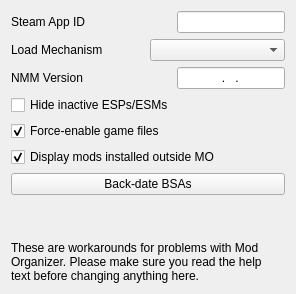
     <widget class="QWidget" name="workaroundTab">
      <attribute name="title">
       <string>Workarounds</string>
      </attribute>
      <layout class="QVBoxLayout" name="verticalLayout_5">
       <item>
        <layout class="QHBoxLayout" name="horizontalLayout_2" stretch="0,0,0">
         <item>
          <widget class="QLabel" name="label_4">
           <property name="text">
            <string>Steam App ID</string>
           </property>
          </widget>
         </item>
         <item>
          <spacer name="horizontalSpacer">
           <property name="orientation">
            <enum>Qt::Horizontal</enum>
           </property>
           <property name="sizeHint" stdset="0">
            <size>
             <width>40</width>
             <height>20</height>
            </size>
           </property>
          </spacer>
         </item>
         <item>
          <widget class="QLineEdit" name="appIDEdit">
           <property name="toolTip">
            <string>The Steam AppID for your game</string>
           </property>
           <property name="whatsThis">
            <string>&lt;!DOCTYPE HTML PUBLIC &quot;-//W3C//DTD HTML 4.0//EN&quot; &quot;http://www.w3.org/TR/REC-html40/strict.dtd&quot;&gt;
&lt;html&gt;&lt;head&gt;&lt;meta name=&quot;qrichtext&quot; content=&quot;1&quot; /&gt;&lt;style type=&quot;text/css&quot;&gt;
p, li { white-space: pre-wrap; }
&lt;/style&gt;&lt;/head&gt;&lt;body style=&quot; font-family:'MS Shell Dlg 2'; font-size:8.25pt; font-weight:400; font-style:normal;&quot;&gt;
&lt;p style=&quot; margin-top:0px; margin-bottom:0px; margin-left:0px; margin-right:0px; -qt-block-indent:0; text-indent:0px;&quot;&gt;&lt;span style=&quot; font-size:8pt;&quot;&gt;The Steam App ID is required to directly start some games. For Skyrim, if this is not set or wrong, the &amp;quot;Mod Organizer&amp;quot; load mechanism may not work properly.&lt;/span&gt;&lt;/p&gt;
&lt;p style=&quot; margin-top:0px; margin-bottom:0px; margin-left:0px; margin-right:0px; -qt-block-indent:0; text-indent:0px;&quot;&gt;&lt;span style=&quot; font-size:8pt;&quot;&gt;The preset for this is the App ID of the &amp;quot;regular&amp;quot; version so in most cases, you should be set.&lt;/span&gt;&lt;/p&gt;
&lt;p style=&quot; margin-top:0px; margin-bottom:0px; margin-left:0px; margin-right:0px; -qt-block-indent:0; text-indent:0px;&quot;&gt;&lt;span style=&quot; font-size:8pt;&quot;&gt;If you think you have a different version (GotY or something), follow these steps to get to the id:&lt;/span&gt;&lt;/p&gt;
&lt;p style=&quot; margin-top:0px; margin-bottom:0px; margin-left:0px; margin-right:0px; -qt-block-indent:0; text-indent:0px;&quot;&gt;&lt;span style=&quot; font-size:8pt;&quot;&gt;1. Navigate to the game library in steam&lt;/span&gt;&lt;/p&gt;
&lt;p style=&quot; margin-top:0px; margin-bottom:0px; margin-left:0px; margin-right:0px; -qt-block-indent:0; text-indent:0px;&quot;&gt;&lt;span style=&quot; font-size:8pt;&quot;&gt;2. right-click on the game you need the id for and choose &lt;/span&gt;&lt;span style=&quot; font-size:8pt; font-weight:600;&quot;&gt;Create desktop shortcut&lt;/span&gt;&lt;/p&gt;
&lt;p style=&quot; margin-top:0px; margin-bottom:0px; margin-left:0px; margin-right:0px; -qt-block-indent:0; text-indent:0px;&quot;&gt;&lt;span style=&quot; font-size:8pt;&quot;&gt;3. right-click on the newly created shortcut on your desktop and select &lt;/span&gt;&lt;span style=&quot; font-size:8pt; font-weight:600;&quot;&gt;Properties&lt;/span&gt;&lt;/p&gt;
&lt;p style=&quot; margin-top:0px; margin-bottom:0px; margin-left:0px; margin-right:0px; -qt-block-indent:0; text-indent:0px;&quot;&gt;&lt;span style=&quot; font-size:8pt;&quot;&gt;4. in the URL-field you should see something like this: &lt;/span&gt;&lt;span style=&quot; font-size:8pt; font-style:italic;&quot;&gt;steam://rungameid/22380&lt;/span&gt;&lt;/p&gt;
&lt;p style=&quot; margin-top:0px; margin-bottom:0px; margin-left:0px; margin-right:0px; -qt-block-indent:0; text-indent:0px;&quot;&gt;&lt;span style=&quot; font-size:8pt;&quot;&gt;22380 is the id you're looking for.&lt;/span&gt;&lt;/p&gt;&lt;/body&gt;&lt;/html&gt;</string>
           </property>
          </widget>
         </item>
        </layout>
       </item>
       <item>
        <layout class="QHBoxLayout" name="horizontalLayout" stretch="0,0,1">
         <property name="spacing">
          <number>7</number>
         </property>
         <item>
          <widget class="QLabel" name="label">
           <property name="maximumSize">
            <size>
             <width>16777215</width>
             <height>16777215</height>
            </size>
           </property>
           <property name="text">
            <string>Load Mechanism</string>
           </property>
          </widget>
         </item>
         <item>
          <spacer name="horizontalSpacer_3">
           <property name="orientation">
            <enum>Qt::Horizontal</enum>
           </property>
           <property name="sizeHint" stdset="0">
            <size>
             <width>40</width>
             <height>20</height>
            </size>
           </property>
          </spacer>
         </item>
         <item>
          <widget class="QComboBox" name="mechanismBox">
           <property name="toolTip">
            <string>Select loading mechanism. See help for details.</string>
           </property>
           <property name="whatsThis">
            <string>Mod Organizer needs a dll to be injected into the game so all mods are visible to it.
There are several means to do this:
*Mod Organizer* (default) In this mode the Mod Organizer itself injects the dll. The disadvantage is that you always have to start the game through MO or a link created by it.
*Script Extender* In this mode, MO is installed as a Script Extender (obse, fose, nvse, skse)  plugin.
*Proxy DLL* In this mode, MO replaces one of the game's dlls with one that loads MO (and the original dll of course). This will ONLY work with Steam games and it has only been tested with Skyrim. Please use this only if the other mechanisms don't work.

If you use the Steam version of Oblivion the default will NOT work. In this case, please install obse and use &quot;Script Extender&quot; as the load mechanism. Also you can then not start Oblivion from MO. Instead, use MO only to set up your mods, then quit and start Oblivion through Steam.</string>
           </property>
          </widget>
         </item>
        </layout>
       </item>
       <item>
        <layout class="QHBoxLayout" name="horizontalLayout_5" stretch="0,0,0">
         <item>
          <widget class="QLabel" name="label_11">
           <property name="text">
            <string>NMM Version</string>
           </property>
          </widget>
         </item>
         <item>
          <spacer name="horizontalSpacer_2">
           <property name="orientation">
            <enum>Qt::Horizontal</enum>
           </property>
           <property name="sizeHint" stdset="0">
            <size>
             <width>40</width>
             <height>20</height>
            </size>
           </property>
          </spacer>
         </item>
         <item>
          <widget class="QLineEdit" name="nmmVersionEdit">
           <property name="toolTip">
            <string>The Version of Nexus Mod Manager to impersonate.</string>
           </property>
           <property name="whatsThis">
            <string>Mod Organizer uses an API provided by the Nexus to provide features like checking for updates and downloading files. Unfortunately this API has not been made available officially to third party tools like MO so we have to impersonate the Nexus Mod Manager to be allowed in.
On top of this Nexus has used the client identification to lock out outdated versions of NMM to force users to update. This means that MO also needs to impersonate the new version of NMM even if MO doesn't need an update. Therefore you can configure the version to identify as here.
Please note that MO does identify itself as MO to the webserver, it's not lying about what it is. It is merely adding a &quot;compatible&quot; NMM version to the user agent.

tl;dr-version: If Nexus-features don't work, insert the current version number of NMM here and try again.</string>
           </property>
           <property name="inputMask">
            <string notr="true">009.009.009</string>
           </property>
           <property name="alignment">
            <set>Qt::AlignCenter</set>
           </property>
           <property name="placeholderText">
            <string/>
           </property>
          </widget>
         </item>
        </layout>
       </item>
       <item>
        <widget class="QCheckBox" name="hideUncheckedBox">
         <property name="toolTip">
          <string>Enforces that inactive ESPs and ESMs are never loaded.</string>
         </property>
         <property name="whatsThis">
          <string>It seems that the Games occasionally load ESP or ESM files even if they haven't been activated as plugins.
I don't yet know what the circumstances are, but user reports imply it is in some cases unwanted. If this is checked, ESPs and ESMs not checked in the List are invisible to the game and can not be loaded.</string>
         </property>
         <property name="text">
          <string>Hide inactive ESPs/ESMs</string>
         </property>
        </widget>
       </item>
       <item>
        <widget class="QCheckBox" name="forceEnableBox">
         <property name="toolTip">
          <string>If checked, files (i.e. esps, esms and bsas) belonging to the core game can not be disabled in the UI. (default: on)</string>
         </property>
         <property name="whatsThis">
          <string>If checked, files (i.e. esps, esms and bsas) belonging to the core game can not be disabled in the UI. (default: on)
Uncheck this if you want to use Mod Organizer with total conversions (like Nehrim) but be aware that the game will crash if required files are not enabled.</string>
         </property>
         <property name="text">
          <string>Force-enable game files</string>
         </property>
         <property name="checked">
          <bool>true</bool>
         </property>
        </widget>
       </item>
       <item>
        <widget class="QCheckBox" name="displayForeignBox">
         <property name="toolTip">
          <string>Disable this to no longer display mods installed outside MO in the mod list (left pane). Assets from those mods will then be treated as having lowest mod priority together with the original game content.</string>
         </property>
         <property name="whatsThis">
          <string>By default Mod Organizer will display esp+bsa bundles installed with foreign tools as mods (left pane). This allows you to control their priority in relation to other mods. This is particularly useful if you also use Steam Workshop to install mods.
However, if you installed loose file mods outside MO which conflict with BSAs also installed outside MO those conflicts can't be resolved correctly.

If you disable this feature, MO will only display official DLCs this way. Please note that plugins (esps, esms, and esls) displayed in the right pane are completely unaffected by this feature.</string>
         </property>
         <property name="text">
          <string>Display mods installed outside MO</string>
         </property>
         <property name="checked">
          <bool>true</bool>
         </property>
        </widget>
       </item>
       <item>
        <widget class="QPushButton" name="bsaDateBtn">
         <property name="toolTip">
          <string>For Skyrim, this can be used instead of Archive Invalidation. It should make AI redundant for all Profiles.
For the other games this is not a sufficient replacement for AI!</string>
         </property>
         <property name="whatsThis">
          <string>For Skyrim, this can be used instead of Archive Invalidation. It should make AI redundant for all Profiles.
For the other games this is not a sufficient replacement for AI!</string>
         </property>
         <property name="text">
          <string>Back-date BSAs</string>
         </property>
         <property name="icon">
          <iconset>
           <normaloff>:/MO/gui/resources/emblem-readonly.png</normaloff>:/MO/gui/resources/emblem-readonly.png</iconset>
         </property>
        </widget>
       </item>
       <item>
        <spacer name="verticalSpacer_2">
         <property name="orientation">
          <enum>Qt::Vertical</enum>
         </property>
         <property name="sizeHint" stdset="0">
          <size>
           <width>20</width>
           <height>40</height>
          </size>
         </property>
        </spacer>
       </item>
       <item>
        <widget class="QLabel" name="label_6">
         <property name="text">
          <string>These are workarounds for problems with Mod Organizer. Please make sure you read the help text before changing anything here.</string>
         </property>
         <property name="wordWrap">
          <bool>true</bool>
         </property>
        </widget>
       </item>
      </layout>
     </widget>
